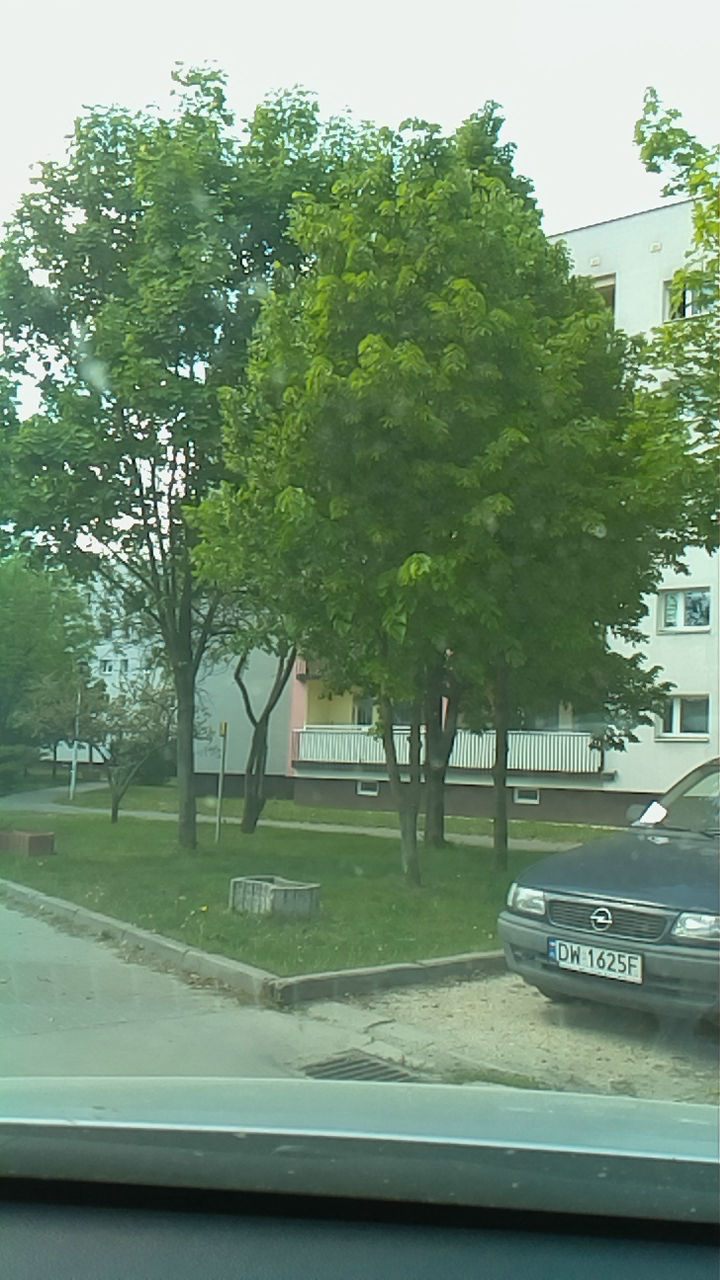
#> input picture positive/20220317134637_8_camera_capture.png, 720 x 1280 px
$ python -i RegionFinder.py   (imports and definitions only)   (older library calls are emulated)
#> lines starting #> are read from the running program, lines starting #| are printed output that depends on the picture; after the words box and inside, x2 and y2 are one past the last pixel; in counts of white or black regions, pixels touching at a corner belong together
### helpers/Filters.py
import math
import random

import cv2
import numpy as np
import random
from matplotlib import pyplot as plt
from sklearn.cluster import MeanShift, DBSCAN


hsv_limits = {
    "white": np.array([[0,0,100], [255,150,255]]),
    "black": np.array([[0,0,0], [255,255,50]]),
    "yellow": np.array([[20,0,0], [30,255,255]])
}

# [6 lines left out: function gen_color, not called in this run]

class Filters():
    def __init__(self):
        pass
    # [6 lines left out: function histogram, not called in this run]

    @staticmethod
    def gaussian_blur(image, size=(9,9)):
        return cv2.GaussianBlur(image, size, 0)

    @staticmethod
    def sum_mask(masks):
        if len(masks) == 0: return np.zeros()
        for i in range(1,len(masks)):
            masks[0] = cv2.bitwise_or(masks[0], masks[i])
        return masks[0]
    # [6 lines left out: function intersection_mask, not called in this run]

    @staticmethod
    def apply_mask(image, mask):
        return cv2.bitwise_and(image, image, mask=mask)

    @staticmethod
    def corner_detection_gray(image, k=0.04, blocksize = 2, ksize=3, kernel=5, blur_size=None):
        dst = cv2.cornerHarris(image, blocksize, ksize, k)
        #dst = cv2.dilate(dst, element)
        dst[dst > 0.001 * dst.max()] = 255
        dst[dst < 255] = 0
        element = cv2.getStructuringElement(cv2.MORPH_RECT, (kernel, kernel))
        dst = cv2.dilate(dst, element).astype(np.uint8)

        if blur_size:
            dst = cv2.GaussianBlur(dst, blur_size, 0)
        # result is dilated for marking the corners, not important
        return dst


    @staticmethod
    def mean_shift_location(gray,eps=3):
        Z = np.zeros([gray.shape[0], gray.shape[1], 2])
        for i in range(gray.shape[0]):
            for j in range(gray.shape[1]):
                Z[i, j] = [i, j]

        Z = Z.reshape((-1, 2))

        #it requires more time than double loop?
        #additional = np.array([[i,j] for i in range(gray.shape[0]) for j in range(gray.shape[1])])
        indexes = gray.flatten() != 0
        Z = Z[indexes]
        labels = DBSCAN(eps=eps).fit_predict(Z)
        # [10 lines of commented-out code are left out]

        boxes = []
        for i in range(labels.max()):
            contour = Z[labels == i]
            y_max = contour[:,0].max()
            y_min = contour[:,0].min()
            x_max = contour[:,1].max()
            x_min = contour[:,1].min()
            boxes.append([x_min, y_min, x_max-x_min, y_max-y_min])


        return np.array(boxes).astype('int')


    # [63 lines left out: functions k_means_location, k_means, edge_filter, not called in this run]

    @staticmethod
    def variance_filter(image, element=cv2.getStructuringElement(cv2.MORPH_RECT, (9, 9)), adaptive_range=15):
        mask = Filters.variance_filter_gray(image[:,:,0], element, adaptive_range)
        mask = cv2.bitwise_or(mask, Filters.variance_filter_gray(image[:,:,1], element, adaptive_range))
        mask = cv2.bitwise_or(mask, Filters.variance_filter_gray(image[:,:,2], element, adaptive_range))
        return mask

    @staticmethod
    def variance_filter_gray(image, element = cv2.getStructuringElement(cv2.MORPH_ELLIPSE, (9,9)), adaptive_range=15):

        out = image.copy()
        kernel = np.array([[0, -1, 0],
                           [-1, 5, -1],
                           [0, -1, 0]])
        #out = cv2.filter2D(src=out, ddepth=-1, kernel=kernel)
        out = cv2.morphologyEx(out, cv2.MORPH_BLACKHAT, element) + cv2.morphologyEx(out, cv2.MORPH_TOPHAT, element)
        maxima = cv2.dilate(out, element)
        out = cv2.GaussianBlur(maxima, element.shape, 0)
        out = cv2.adaptiveThreshold(out, 255,
                                       cv2.ADAPTIVE_THRESH_GAUSSIAN_C, cv2.THRESH_BINARY, adaptive_range, 0)
        element = cv2.getStructuringElement(cv2.MORPH_ELLIPSE, (5, 5))
        out = cv2.erode(out, element)
        out = cv2.dilate(out, element)
        return out

    # [5 lines left out: function hsv_range_filter, not called in this run]

    @staticmethod
    def hsv(name):
        return hsv_limits[name]

    # [57 lines left out: functions object_detection, object_detection_bin, extract_rois, skeleton, not called in this run]

### Vision.py
import cv2 as cv
import numpy as np

class Vision:
    def __init__(self):
        pass


    @staticmethod
    def rects(image, rects, color=(255,0,0), tickness=1):
        if rects is None:
            return image

        img = image.copy()
        for i, rect in enumerate(rects):
            cv.rectangle(img, (rect[0], rect[1]), (rect[0]+rect[2], rect[1]+rect[3]),color, tickness)
        return img

    @staticmethod
    def rect(image, rect, color=(255,0,0), tickness=1):
        cv.rectangle(image, (rect[0], rect[1]), (rect[0]+rect[2], rect[1]+rect[3]),color, tickness)

    @staticmethod
    def resize(image, factor, interpolation=cv.INTER_CUBIC):
        return cv.resize(image, (int(image.shape[0]* factor),int(image.shape[1]* factor)), interpolation=interpolation)

    # [45 lines left out: functions vconcat_resize_min, intersperse, hconcat_resize_min, concat_tile_resize, text, not called in this run]

### helpers/Processing.py
import numpy as np
class Processing():
    def __init__(self):
        pass

    @staticmethod
    def bounding_box_to_contour(boxes):
        contours = []
        for i, box in enumerate(boxes):
            c = [
                [[box[0], box[1]]],
                [[box[0]+box[2], box[1]]],
                [[box[0]+box[2], box[1]+box[3]]],
                [[box[0], box[1]+box[3]]],
            ]
            contours.append(c)
        a = np.array(contours)
        return a

### plateFinders/RegionFinder.py
import cv2
import numpy as np
import skimage.filters as filters
from skimage.morphology import rectangle
from scipy import ndimage
import matplotlib.pyplot as plt
from Vision import Vision
from helpers.Processing import Processing
from helpers.Filters import Filters

def std(array):
    return array.flatten().std()


def max_min(array):
    return array.flatten().max() - array.flatten().min()

def max(array):
    return array.flatten().max()

def min(array):
    return array.flatten().max()

def density_estimation(binary_image):
    pass

class RegionFinder:
    def __init__(self, file=None, canny_1=50, canny_2=200, dilation_kernel_size=None, approximation_d=5):
        self.file = file
        self.canny_1 = canny_1
        self.canny_2 = canny_2
        self.approximation_d = approximation_d
        self.dilation_kernel_size = dilation_kernel_size

        self.image_processing_steps_ = []
        self.feature_set_ = []
        self.label_set_ = []

        if self.file is not None:
            self.load_from_file(self.file)
        pass

    # [41 lines left out: functions process_2d, box_to_contour, contour_intersect, not called in this run]

    def contour_features_extraction(self, image, contour):
        x = contour[:, 0, 0]
        y = contour[:, 0, 1]
        x_min = x.min()
        y_min = y.min()
        x_max = x.max()
        y_max = y.max()
        box = cv2.boundingRect(contour)
        M = cv2.moments(contour)
        features = None
        area = cv2.contourArea(contour)
        area_box = (x_max - x_min) * (y_max - y_min)
        #if M["m00"] > 0:
        features = {
            "x_min": x_min,
            "y_min": y_min,
            "width": x_max - x_min,
            "height": y_max - y_min,
            "ratio": (x_max - x_min) / (y_max - y_min),
            #"mass_x": M["m10"] / M["m00"] - x_min,
            #"mass_y": M["m01"] / M["m00"] - y_min,
            "area": area,
            #"area_f": area / (box[2]*box[3]),
            "area_box": area_box,
            "points": len(contour),
        }

        return features

    # [42 lines left out: functions fit, export_features, not called in this run]


    def load_from_file(self, file):
        pass

    def find_contours(self, image):
        self.image_processing_steps_ = []
        #kernel5x5 = np.ones([8,8])
        #print(kernel5x5)

        gray = cv2.cvtColor(image, cv2.COLOR_BGR2GRAY)
        # [10 lines of commented-out code are left out]
        element = cv2.getStructuringElement(cv2.MORPH_RECT, (9,9))

        var = Filters.variance_filter(image, element)
        cv2.imshow("ad", Filters.apply_mask(image, var))
        #cv2.imshow("edges", Filters.edge_filter(var))
        #cv2.imshow("white", Filters.hsv_range_filter(var, Filters.hsv("white")) + Filters.hsv_range_filter(var, Filters.hsv("black")))
        corners = Filters.corner_detection_gray(gray, 0.01).astype(np.uint8)
        #mask = Filters.sum_mask([corners,var])
        mask = Filters.sum_mask([corners])
        cv2.imshow("corners", Filters.apply_mask(image, mask))
        rects = Filters.mean_shift_location(mask)
        cv2.imshow("objects", Vision.rects(image, rects))


        ret = []
        contours = Processing.bounding_box_to_contour(rects)
        for i, contour in enumerate(contours):
            features = self.contour_features_extraction(image, contour)
            if features["area_box"] > 200 and features['width'] > 25 and features['height'] > 15:
                ret.append(contour)

        return ret

    def detectMultiScale(self, image):

        return self.find_contours(image)
        # [10 lines of commented-out code are left out]

>>> import cv2
>>> picture = cv2.imread('../positive/20220317134637_8_camera_capture.png')
#> picture is the input picture: shape (1280, 720, 3); mean B, G, R 112.9, 138.6, 112.8
>>> result = RegionFinder().detectMultiScale(picture)
#> in variance_filter_gray, `out = cv2.adaptiveThreshold(out, 255, cv2.ADAPTIVE_THRESH_GAUSSIAN_C, ..`:
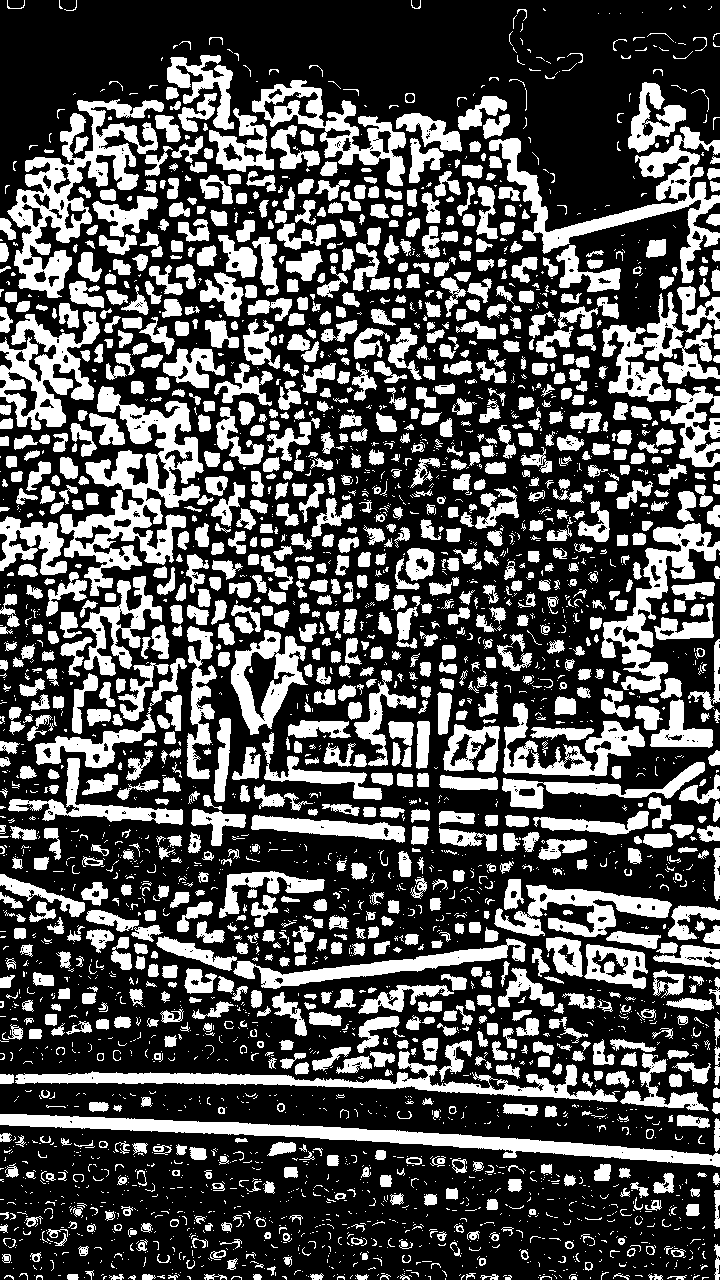
#> out: shape (1280, 720); 32.6% white; 3338 white regions (2086 under 20 px), largest, box (x1, y1, x2, y2) and area: (60, 386, 204, 596) 10522, (7, 99, 164, 298) 9226, (0, 1114, 720, 1167) 8676
#> in corner_detection_gray, `dst = cv2.dilate(dst, element).astype(np.uint8)`:
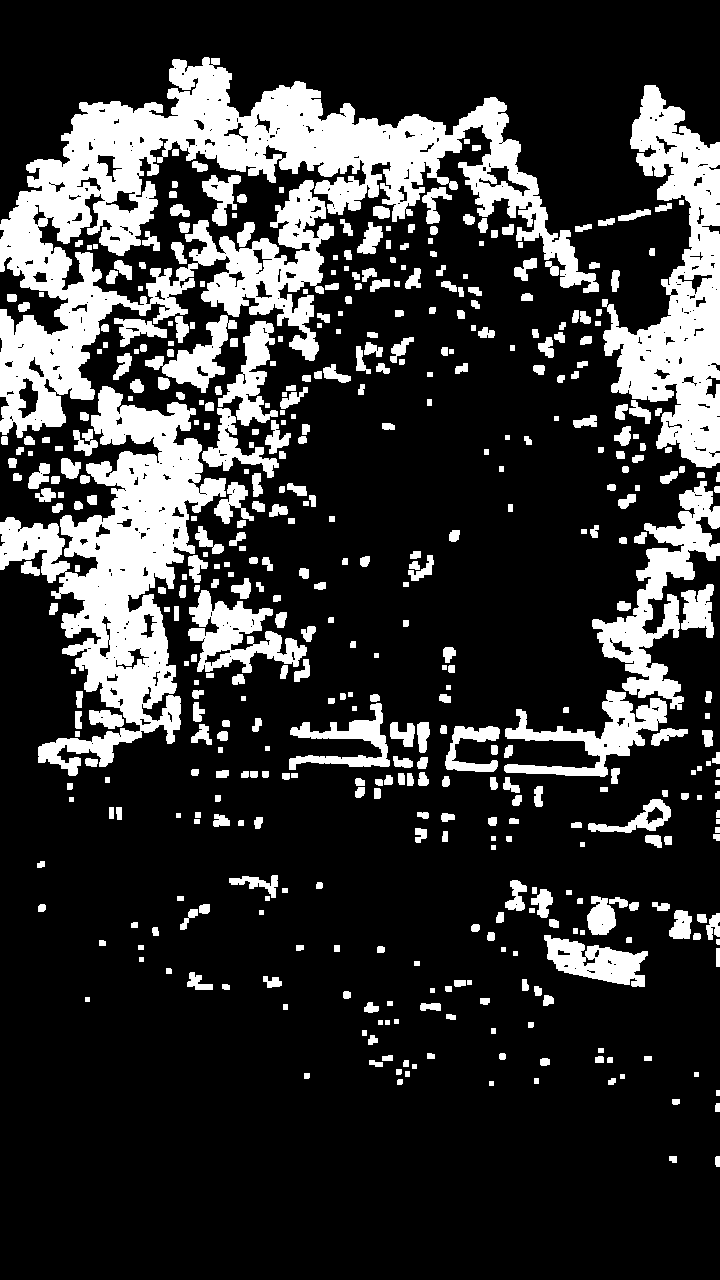
#> dst: shape (1280, 720); 21% white; 466 white regions, largest, box (x1, y1, x2, y2) and area: (0, 57, 599, 438) 66927, (0, 386, 226, 776) 32382, (602, 85, 720, 468) 21213
#> after the loop in sum_mask, `for i in range(1,len(masks)):`: masks = 1 item
#> in apply_mask (call 2), `return cv2.bitwise_and(image, image, mask=mask)`:
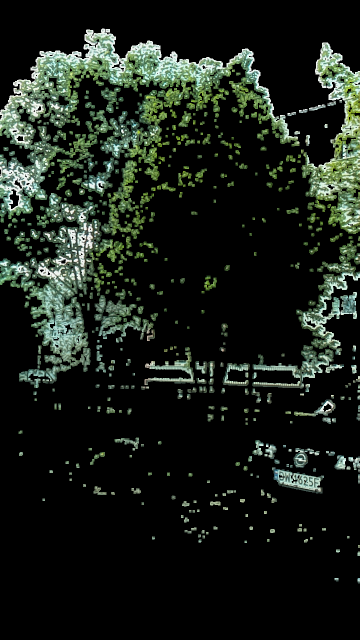
#> returned value: shape (1280, 720, 3) (shown at 1/2 size); mean of channels 0, 1, 2 24.5, 31.2, 24.9; drawn as B, G, R
#> in mean_shift_location, `Z = Z[indexes]`: Z = 193695 pairs, first value 57 to 1166, second value 0 to 719
#> the loop in mean_shift_location, `for i in range(labels.max()):` made 332 passes
#> (y_max, y_min, x_max, x_min) on passes 1 to 3: (444, 57, 598, 0), (467, 85, 719, 602), (150, 145, 480, 472)
#> after the loop in mean_shift_location, `for i in range(labels.max()):`: boxes = 332 items, first 6: [0, 57, 598, 387], [602, 85, 117, 382], [472, 145, 8, 5], [202, 175, 38, 50], [172, 181, 5, 6], [279, 187, 4, 5]
#> in find_contours, `rects = Filters.mean_shift_location(mask)`: rects = 332 rows, first 6: [0, 57, 598, 387], [602, 85, 117, 382], [472, 145, 8, 5], [202, 175, 38, 50], [172, 181, 5, 6], [279, 187, 4, 5]
#> the loop in rects, `for i, rect in enumerate(rects):` made 332 passes
#> after the loop in rects, `for i, rect in enumerate(rects):`:
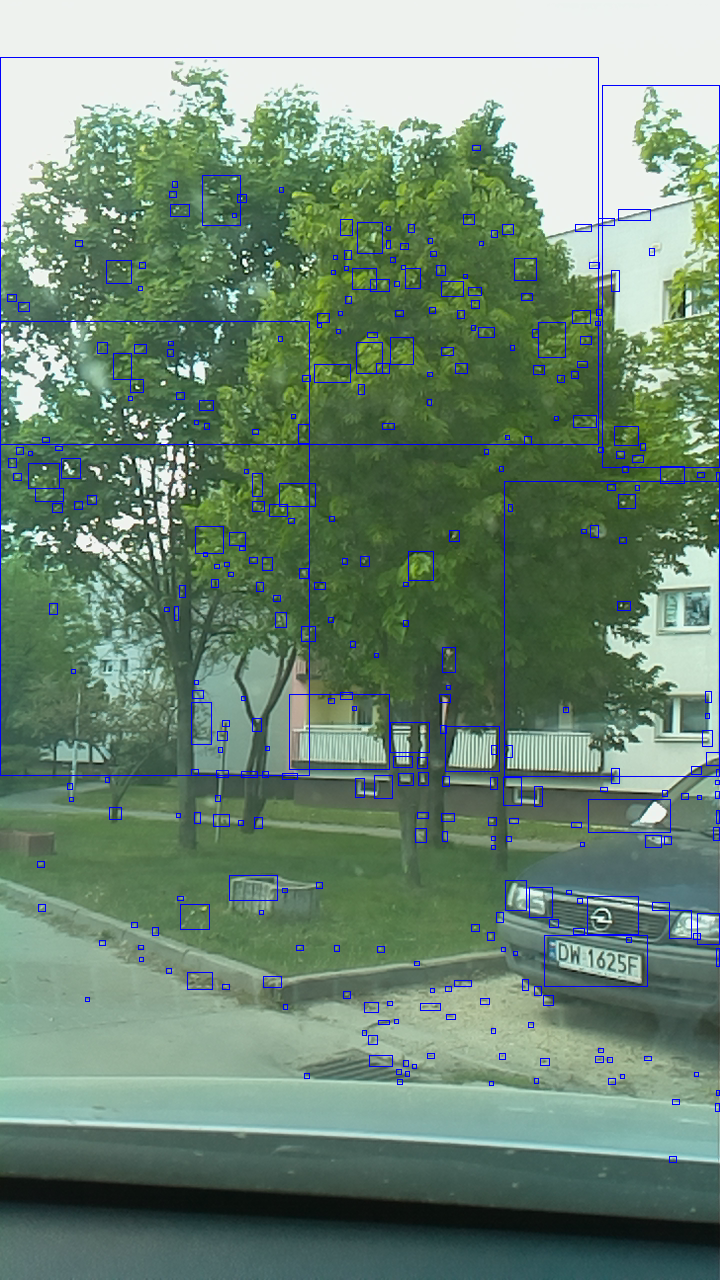
#> img: shape (1280, 720, 3); 1.99% of pixels changed, all inside (x1, y1, x2, y2) = (0, 57, 720, 1163)
#> the loop in bounding_box_to_contour, `for i, box in enumerate(boxes):` made 332 passes
#> (box, c) on passes 1 to 3: ([0, 57, 598, 387], [[[0, 57]], [[598, 57]], [[598, 444]], [[0, 444]]]), ([602, 85, 117, 382], [[[602, 85]], [[719, 85]], [[719, 467]], [[602, 467]]]), ([472, 145, 8, 5], [[[472, 145]], [[480, 145]], [[480, 150]], [[472, 150]]])
#> after the loop in bounding_box_to_contour, `for i, box in enumerate(boxes):`: contours = 332 items
#> the loop in find_contours, `for i, contour in enumerate(contours):` made 332 passes
#> (contour, x in contour_features_extraction, y in contour_features_extraction, x_min in contour_features_extraction, y_min in contour_features_extraction, x_max in contour_features_extraction, y_max in contour_features_extraction, box in contour_features_extraction) on passes 1 to 3: ([[0, 57], [598, 57], [598, 444], [0, 444]], [0, 598, 598, 0], [57, 57, 444, 444], 0, 57, 598, 444, (0, 57, 599, 388)), ([[602, 85], [719, 85], [719, 467], [602, 467]], [602, 719, 719, 602], [85, 85, 467, 467], 602, 85, 719, 467, (602, 85, 118, 383)), ([[472, 145], [480, 145], [480, 150], [472, 150]], [472, 480, 480, 472], [145, 145, 150, 150], 472, 145, 480, 150, (472, 145, 9, 6))
